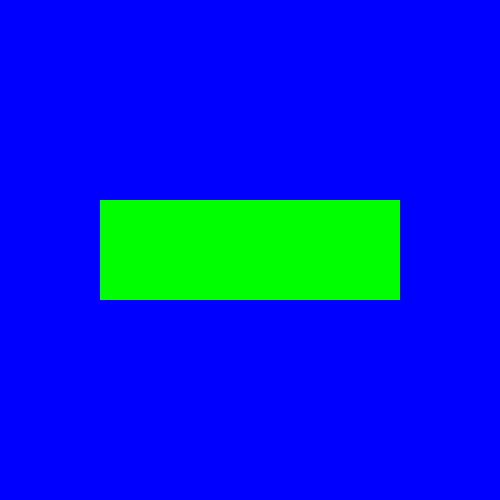
Frame 1 (no input)
Frame 60 (the mouse pressed at the canvas centre just before this capture): identical to frame 1, image omitted
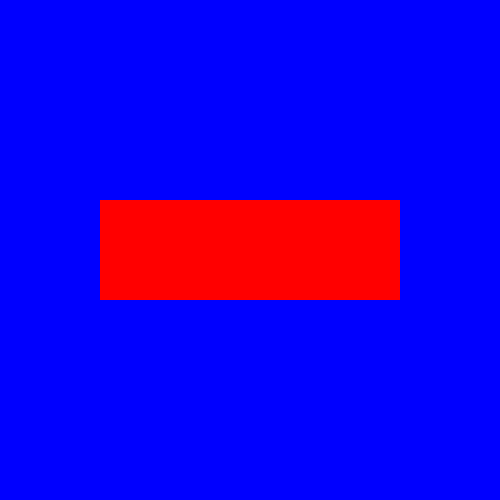
Frame 120 (the mouse held since frame 60 and released just before this capture)

The Processing sketch that drew these frames (run headless with seeded random() and noise(); from frame 60 on, the mouse is pressed at the canvas centre):

// Processing sketch: rollover
// ── rollover.pde
void setup()
{
  size(500, 500);
  
  tlx = (width / 2) - (rectWidth / 2);
  tly = (height / 2) - (rectHeight / 2);
  
}

float rectWidth = 300, rectHeight = 100;
float tlx, tly;

void draw()
{
  background(0, 0, 255);
  noStroke();
  
  if (mouseX > tlx && mouseY > tly && mouseX < tlx + rectWidth && mouseY < tly + rectHeight)
  {
    fill(255, 0, 0);
  }
  else
  {
    fill(0, 255, 0);
  }
  rect(tlx, tly, rectWidth, rectHeight);
  
}
